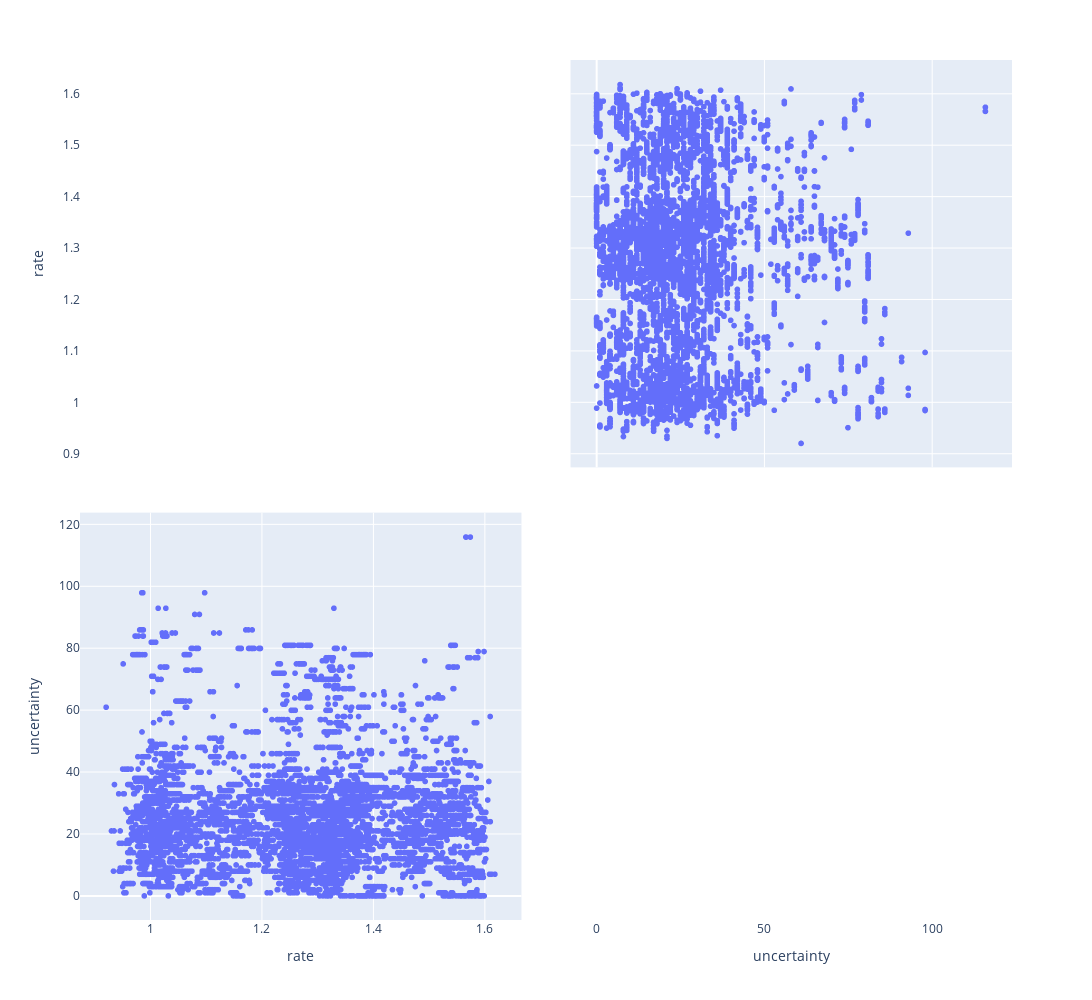

This figure's notebook cell:
### Code cell
features = ['rate', 'uncertainty']

fig = px.scatter_matrix(
    df,
    dimensions=features,
    # color="date",
    width=2000, height=1000
)
fig.update_traces(diagonal_visible=False)
fig.show()

### Figure 1 — Plotly figure (JSON) as saved in the notebook; plotly's stock layout.template omitted (floating-point values rounded to 4 significant figures; data arrays with more than 128 entries replaced by an {"elided": "..."} marker saying what was removed)
{"data": [{"diagonal": {"visible": false}, "dimensions": [{"axis": {"matches": true}, "label": "rate", "values": {"elided": "7755 float values"}}, {"axis": {"matches": true}, "label": "uncertainty", "values": {"elided": "7755 int values"}}], "hovertemplate": "%{xaxis.title.text}=%{x}<br>%{yaxis.title.text}=%{y}<extra></extra>", "legendgroup": "", "marker": {"color": "#636efa", "symbol": "circle"}, "name": "", "showlegend": false, "type": "splom"}], "layout": {"dragmode": "select", "height": 1000, "legend": {"tracegroupgap": 0}, "margin": {"t": 60}, "width": 2000}}
